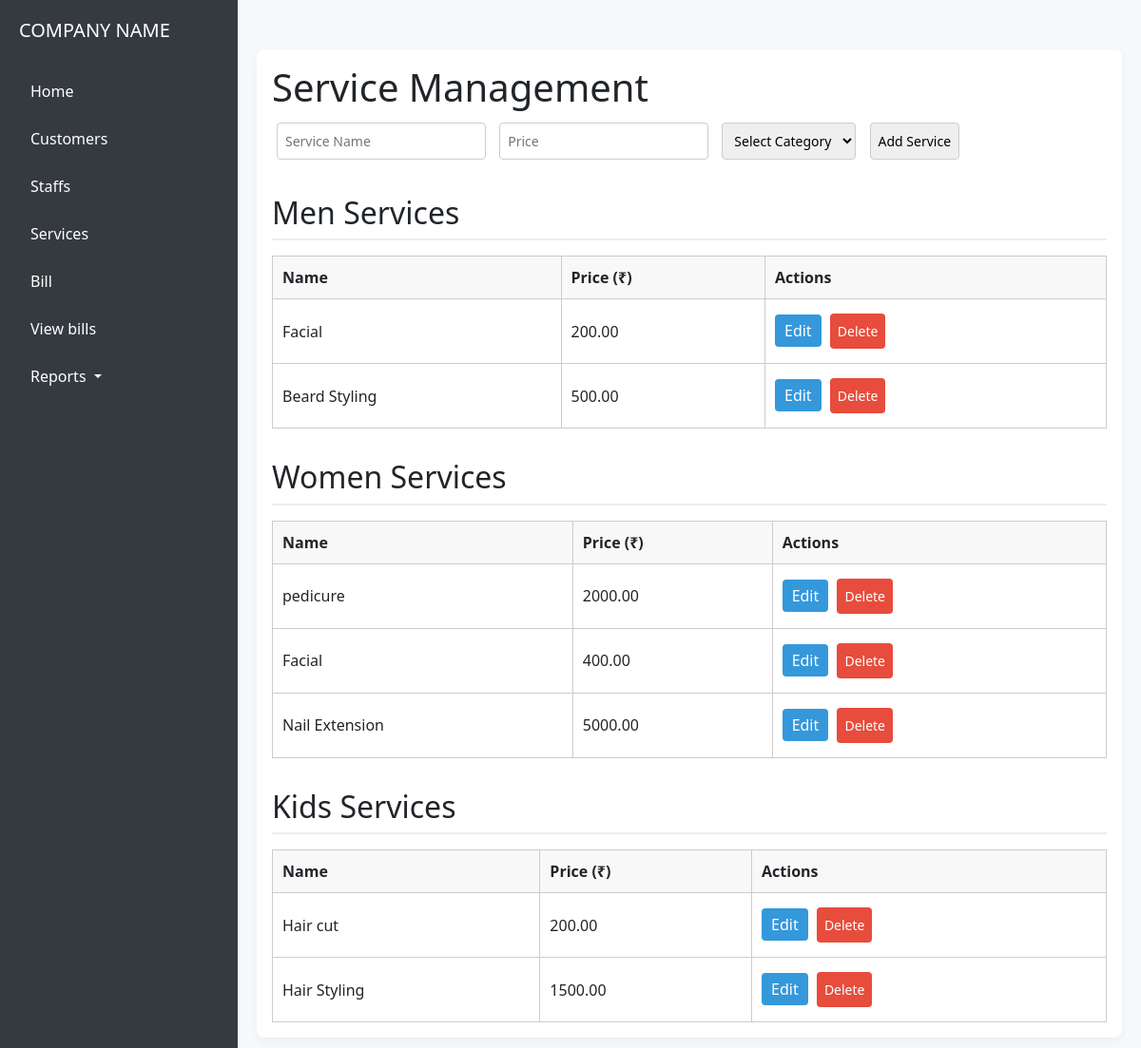
Page /services/ on the committed database.
### core/models.py (models this page shows, shortened)
class Service(models.Model):
    CATEGORY_CHOICES = (
        ('men', 'Men'),
        ('women', 'Women'),
        ('kids', 'Kids'),
    )
    name = models.CharField(max_length=100)
    price = models.DecimalField(max_digits=8, decimal_places=2)
    category = models.CharField(max_length=10, choices=CATEGORY_CHOICES)

### core/views.py (the view)
# urls.py: path('services/', views.service_list, name='service_list'),
def service_list(request):
    from django.db.models import Prefetch
    services = Service.objects.all()
    categories = ['men', 'women', 'kids']
    services_by_category = {cat: services.filter(category=cat) for cat in categories}
    return render(request, 'core/service_list.html', {
        'services_by_category': services_by_category
    })

### core/templates/core/service_list.html (shortened to what this page needs)
{% extends 'core/base.html' %}
{% block content %}
<div class="container">
    <h1>Service Management</h1>
    <form method="post" action="{% url 'service_add' %}">
        <input type="text" name="name" placeholder="Service Name" required>
        <input type="number" step="0.01" name="price" placeholder="Price" required>
        <select name="category" required>
            <option value="">Select Category</option>
        </select>
        <button type="submit">Add Service</button>
    </form>
    {% for category, services in services_by_category.items %}
        <h2>{{ category|title }} Services</h2>
        <table>
            <thead>
                <tr>
                    <th>Name</th>
                    <th>Price (₹)</th>
                    <th>Actions</th>
                </tr>
            </thead>
            <tbody>
                {% for service in services %}
                <tr>
                    <td>{{ service.name }}</td>
                    <td>{{ service.price }}</td>
                    <td class="actions">
                        <a href="{% url 'service_edit' service.id %}">Edit</a>
                        <form method="post" action="{% url 'service_delete' service.id %}" style="display:inline;">
                            <button type="submit" onclick="return confirm('Are you sure you want to delete this service?')">Delete</button>
                        </form>
                    </td>
                </tr>
                {% endfor %}
            </tbody>
        </table>
    {% endfor %}
</div>
{% endblock %}

### core/templates/core/base.html (shortened to what this page needs)
<!DOCTYPE html>
<html lang="en">
<head>
  <link href="https://cdn.jsdelivr.net/npm/bootstrap@5.3.0/dist/css/bootstrap.min.css" rel="stylesheet">
</head>
<body>
  <div class="sidebar">
    <h5>COMPANY NAME</h5>
    <ul class="nav flex-column">
      <li class="nav-item"><a href="{% url 'base' %}" class="nav-link">Home</a></li>
      <li class="nav-item"><a href="/customers/" class="nav-link">Customers</a></li>
      <li class="nav-item"><a href="/staffs/" class="nav-link">Staffs</a></li>
      <li class="nav-item"><a href="/services/" class="nav-link">Services</a></li>
      <li class="nav-item"><a href="/create-bill/" class="nav-link">Bill</a></li>
      <li class="nav-item"><a href="/bills/" class="nav-link">View bills</a></li>
      <li class="nav-item dropdown">
          <a class="nav-link dropdown-toggle" href="#" role="button" data-bs-toggle="dropdown" aria-expanded="false">
            Reports
          </a>
        </li>
    </ul>
  </div>
  <div class="main-content">
    {% block content %}{% endblock %}
  </div>
</body>
</html>

### core/templates/core/base.html (style rules this page uses)
body { margin: 0; font-family: 'Segoe UI', sans-serif; }
.sidebar { position: fixed; top: 0; left: 0; width: 250px; height: 100vh; background-color: #343a40; color: white; padding: 20px; overflow-y: auto; }
.sidebar h5 { margin-bottom: 2rem; }
.sidebar .nav-link { color: white; margin-bottom: 10px; padding: 8px 12px; display: block; border-radius: 4px; }
.main-content { margin-left: 250px; padding: 20px; height: 100vh; overflow-y: auto; background-color: #f8f9fa; }

### core/templates/core/service_list.html (style rules this page uses)
.container { max-width: 1000px; margin: 2rem auto; padding: 1rem; background: #fff; border-radius: 8px; box-shadow: 0 4px 12px rgba(0,0,0,0.05); }
h2 { margin-top: 2rem; border-bottom: 2px solid #eee; padding-bottom: 0.5rem; }
table { width: 100%; border-collapse: collapse; margin-top: 1rem; }
th, td { padding: 10px; border: 1px solid #ccc; text-align: left; }
th { background: #f8f8f8; }
form input, form select, form button { padding: 8px; margin: 5px; font-size: 14px; border-radius: 4px; border: 1px solid #ccc; }
.actions a, .actions form { display: inline-block; }
.actions form { margin: 0; }
.actions button { background: #e74c3c; color: white; border: none; cursor: pointer; }
.actions a { background: #3498db; color: white; padding: 5px 10px; text-decoration: none; border-radius: 4px; }

### rows in the picture
Service: name "Facial", price "200.00"
Service: name "Beard Styling", price "500.00"
Service: name "pedicure", price "2000.00"
Service: name "Facial", price "400.00"
Service: name "Nail Extension", price "5000.00"
Service: name "Hair cut", price "200.00"
Service: name "Hair Styling", price "1500.00"

### other values in the picture
{{ category|title }} "Men" "Women" "Kids"
